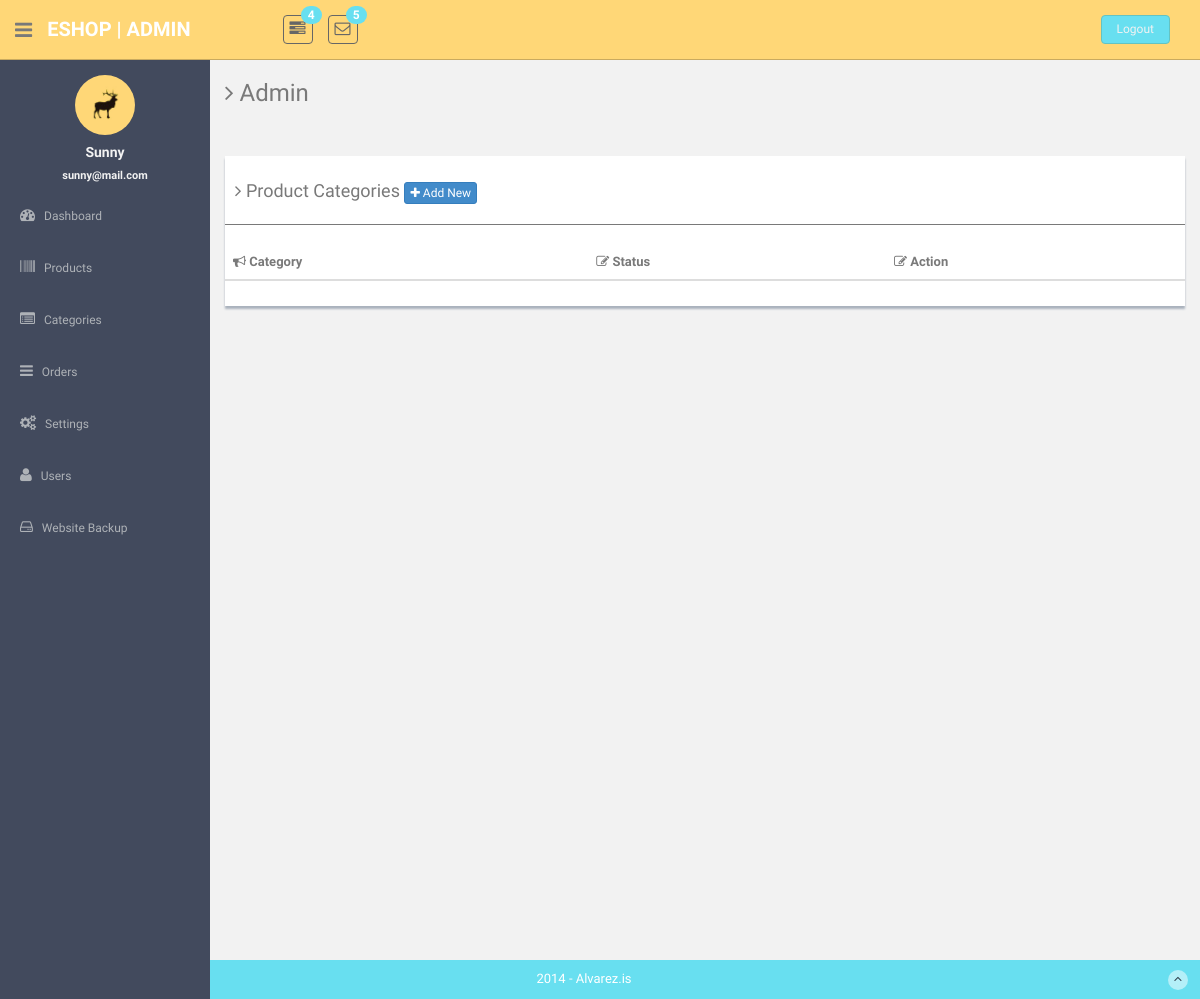
Page /admin/categories (signed in) on the earlier database version.
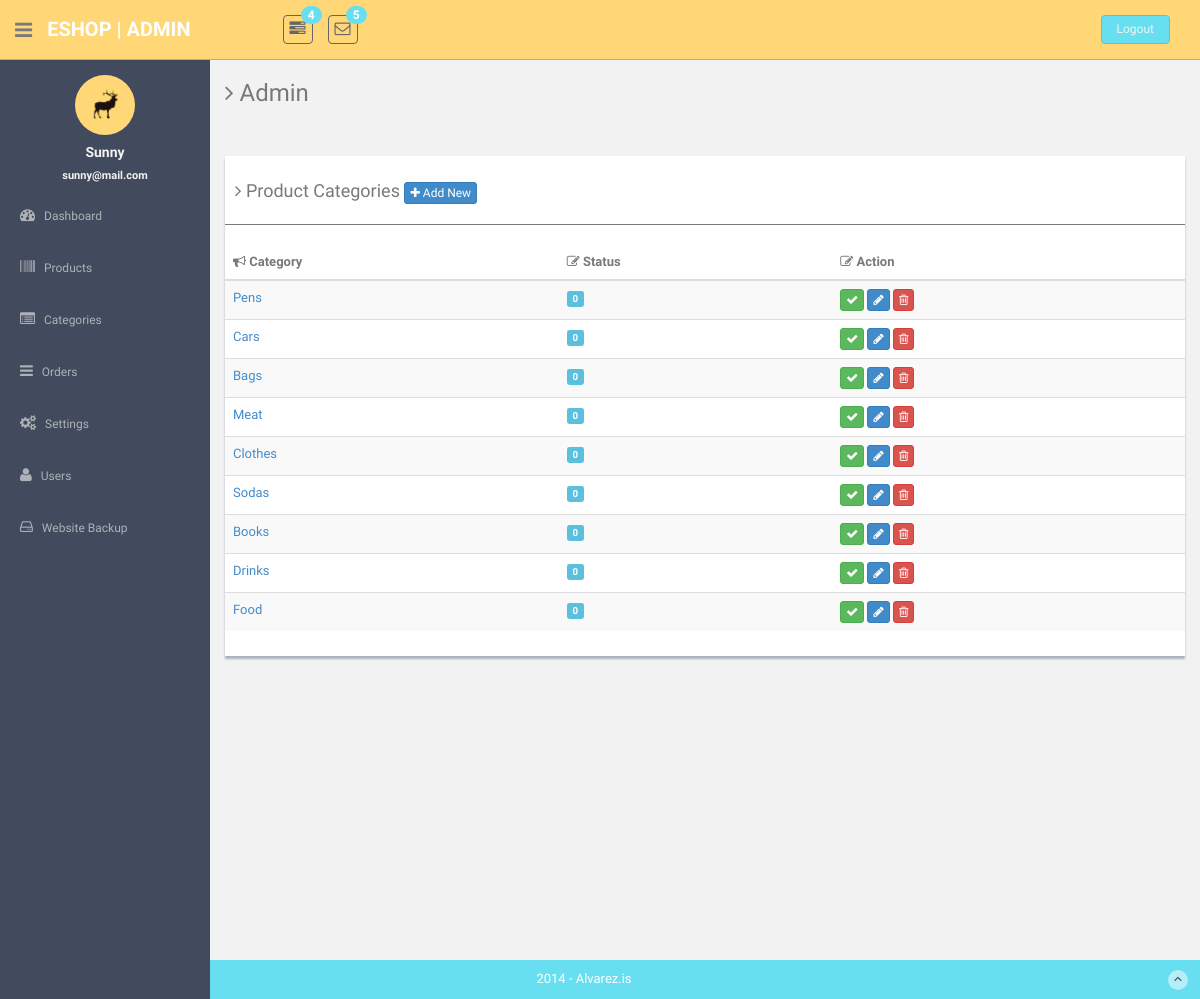
Same page on the later database version.
### tables this page shows
CREATE TABLE `users` (
  `id` bigint(20) NOT NULL,
  `url_address` varchar(60) NOT NULL,
  `name` varchar(100) NOT NULL,
  `email` varchar(100) NOT NULL,
  `password` varchar(64) NOT NULL,
  `date` datetime NOT NULL,
  `rank` varchar(8) NOT NULL
);

CREATE TABLE `categories` (
  `id` int(11) NOT NULL,
  `category` varchar(30) NOT NULL,
  `disabled` tinyint(1) NOT NULL DEFAULT 0
);

### app/controllers/admin.php (called while the page is built, shortened)
<?php
class Admin extends Controller
{
    public function categories()
    {
        $User = $this->load_model('User');
        $user_data = $User->check_login(true, ["admin"]);
        if (is_object($user_data)) {
            $data['user_data'] = $user_data;
        }
        $DB = Database::newInstance();
        $categories = $DB->read("select * from categories order by id desc");
        $category = $this->load_model("Category");
        $tbl_rows = $category->make_table($categories);
        if (is_array($categories)) {
            $data['tbl_rows'] = $tbl_rows;
        }
        $data['page_title'] = "Admin";
        $this->view("admin/categories", $data);
    }
}

### app/core/app.php (called while the page is built, shortened)
<?php
class App
{
    protected $method = "index";
    public function __construct()
    {
        $url = $this->parseURL();
        if(file_exists("../app/controllers/" . strtolower($url[0]) . ".php"))
        {
            unset($url[0]);
        }
        $this->controller = new $this->controller;
        if(isset($url[1]))
        {
            $url[1] = strtolower($url[1]);
            if(method_exists($this->controller, $url[1]))
            {
                $this->method = $url[1];
                unset($url[1]);
            }
        }
        $this->params = (count($url) > 0) ? $url : ["home"];
        call_user_func_array([$this->controller, $this->method], $this->params);
    }
    private function parseURL()
    {
        $url = isset($_GET['url']) ? $_GET['url'] : "home";
        return explode("/", filter_var(trim($url, "/"), FILTER_SANITIZE_URL));
    }
}

### public/index.php (called while the page is built, shortened)
<?php
$app = new App();

### app/core/database.php (called while the page is built, shortened)
<?php
class Database
{
    public static $con;
    public function __construct()
    {
        try {
            $string = DB_TYPE . ":host=" . DB_HOST . ";dbname=" . DB_NAME;
            self::$con = new PDO($string, DB_USER, DB_PASS);
        } catch (PDOException $e) {
            die($e->getMessage());
        }
    }
    public function read($query, $data = array())
    {
        $stm = self::$con->prepare($query);
        $result = $stm->execute($data);
        if ($result) {
            $data = $stm->fetchAll(PDO::FETCH_OBJ);
            if (is_array($data) && count($data) > 0) {
                return $data;
            }
        }
        return false;
    }
}

### app/models/user.class.php (called while the page is built, shortened)
<?php
class User
{
    public function check_login($redirect = false, $allowed = array())
    {
        $db = Database::getInstance();
        if (count($allowed) > 0) {
            $arr['url'] = $_SESSION['user_url'];
            $query = "select * from users where url_address = :url limit 1";
            $result = $db->read($query, $arr);
            if (is_array($result)) {
                $result = $result[0];
                if (in_array($result->rank, $allowed)) {
                    return $result;
                }
            }
            die;
        }
        return false;
    }
}

### app/models/category.class.php (the view, shortened to what this page needs)
<?php
class Category
{
    public function make_table($cats)
    {
        $result = "";
        if (is_array($cats)) {
            foreach ($cats as $cat_row) {
                $result .= "<tr>";
                $result .= '
                    <td><a href="basic_table.html#">' . $cat_row->category . '</a></td>
                    <td><span class="label label-info label-mini">' . $cat_row->disabled . '</span></td>
                    <td>
                        <button class="btn btn-success btn-xs"><i class="fa fa-check"></i></button>
                        <button class="btn btn-primary btn-xs"><i class="fa fa-pencil"></i></button>
                        <button class="btn btn-danger btn-xs"><i class="fa fa-trash-o "></i></button>
                    </td>
                ';
                $result .= "</tr>";
            }
        }
        return $result;
    }
}

### app/core/controller.php (shortened to what this page needs)
<?php
class Controller
{
    public function view($path, $data = [])
    {
        if (file_exists("../app/views/" . THEME . $path . ".php")) {
            include "../app/views/" . THEME . $path . ".php";
        } else {
            include "../app/views/" . THEME . "404.php";
        }
    }
}

### app/views/eshop/admin/header.php (shortened to what this page needs)
<!DOCTYPE html>
<html lang="en">
<head>
    <link href="<?= ASSETS . THEME ?>admin/css/bootstrap.css" rel="stylesheet">
    <link href="<?= ASSETS . THEME ?>admin/font-awesome/css/font-awesome.css" rel="stylesheet" />
    <link href="<?= ASSETS . THEME ?>admin/css/style.css" rel="stylesheet">
    <link href="<?= ASSETS . THEME ?>admin/css/style-responsive.css" rel="stylesheet">
</head>
<body>
    <section id="container">
        <header class="header black-bg">
            <div class="sidebar-toggle-box">
                <div class="fa fa-bars tooltips" data-placement="right" data-original-title="Toggle Navigation"></div>
            </div>
            <a href="<?= ROOT ?>admin" class="logo"><b>eSHOP | ADMIN</b></a>
            <div class="nav notify-row" id="top_menu">
                <ul class="nav top-menu">
                    <li class="dropdown">
                        <a data-toggle="dropdown" class="dropdown-toggle" href="index.html#">
                            <i class="fa fa-tasks"></i>
                            <span class="badge bg-theme">4</span>
                        </a>
                    </li>
                    <li id="header_inbox_bar" class="dropdown">
                        <a data-toggle="dropdown" class="dropdown-toggle" href="index.html#">
                            <i class="fa fa-envelope-o"></i>
                            <span class="badge bg-theme">5</span>
                        </a>
                    </li>
                </ul>
            </div>
            <div class="top-menu">
                <ul class="nav pull-right top-menu">
                    <li><a class="logout" href="<?= ROOT ?>logout">Logout</a></li>
                </ul>
            </div>
        </header>

### app/views/eshop/admin/sidebar.php (shortened to what this page needs)
<aside>
    <div id="sidebar" class="nav-collapse ">
        <ul class="sidebar-menu" id="nav-accordion">
            <p class="centered"><a href="profile.html"><img src="<?= ASSETS . THEME ?>admin/img/ui-sam.jpg" class="img-circle" width="60"></a></p>
            <h5 class="centered"><?= $data['user_data']->name; ?></h5>
            <h5 class="centered" style="font-size: 11px;"><?= $data['user_data']->email; ?></h5>
            <li class="sub-menu">
                <a href="javascript:;">
                    <i class="fa fa-dashboard"></i>
                    <span>Dashboard</span>
                </a>
            </li>
            <li class="sub-menu">
                <a href="<?= ROOT ?>admin/products">
                    <i class="fa fa-barcode"></i>
                    <span>Products</span>
                </a>
            </li>
            <li class="sub-menu">
                <a href="<?= ROOT ?>admin/categories">
                    <i class="fa fa-list-alt"></i>
                    <span>Categories</span>
                </a>
            </li>
            <li class="sub-menu">
                <a href="<?= ROOT ?>admin/orders">
                    <i class="fa fa-reorder"></i>
                    <span>Orders</span>
                </a>
            </li>
            <li class="sub-menu">
                <a href="<?= ROOT ?>admin/settings">
                    <i class="fa fa-cogs"></i>
                    <span>Settings</span>
                </a>
            </li>
            <li class="sub-menu">
                <a href="<?= ROOT ?>admin/users">
                    <i class="fa fa-user"></i>
                    <span>Users</span>
                </a>
            </li>
            <li class="sub-menu">
                <a href="<?= ROOT ?>admin/backup">
                    <i class="fa fa-hdd-o"></i>
                    <span>Website Backup</span>
                </a>
            </li>
        </ul>
    </div>
</aside>
<section id="main-content">
    <section class="wrapper site-min-height">
        <h3><i class="fa fa-angle-right"></i><?= ' ' . $data['page_title'] ?></h3>
        <div class="row mt">
            <div class="col-lg-12">

### app/views/eshop/admin/categories.php (shortened to what this page needs)
<?php $this->view("admin/header", $data); ?>
<?php $this->view("admin/sidebar", $data); ?>
<div class="row mt">
    <div class="col-md-12">
        <div class="content-panel">
            <table class="table table-striped table-advance table-hover">
                <h4><i class="fa fa-angle-right"></i> Product Categories <button class="btn btn-primary btn-xs" onclick="show_add_new(event)"><i class="fa fa-plus"></i> Add New</button></h4>
                <hr>
                <thead>
                    <tr>
                        <th><i class="fa fa-bullhorn"></i> Category</th>
                        <th><i class=" fa fa-edit"></i> Status</th>
                        <th><i class=" fa fa-edit"></i> Action</th>
                    </tr>
                </thead>
                <tbody id="table_body">
                    <?php
                    echo $data['tbl_rows'];
                    ?>
                </tbody>
            </table>
        </div>
    </div>
</div>
<?php $this->view("admin/footer", $data); ?>

### app/views/eshop/admin/footer.php (shortened to what this page needs)
</div>
</div>
</section>
</section>
<footer class="site-footer">
    <div class="text-center">
        2014 - Alvarez.is
        <a href="blank.html#" class="go-top">
            <i class="fa fa-angle-up"></i>
        </a>
    </div>
</footer>
</section>
</body>
</html>

### public/assets/eshop/admin/css/style.css (style rules this page uses)
body { color: #797979; background: #f2f2f2; font-family: 'Ruda', sans-serif; padding: 0px !important; margin: 0px !important; font-size:13px; }
ul li { list-style: none; }
a, a:hover, a:focus { text-decoration: none; outline: none; }
#container { width: 100%; height: 100%; }
.bg-theme { background-color: #68dff0; }
hr { margin-top: 20px; margin-bottom: 20px; border: 0; border-top: 1px solid #797979; }
.centered { text-align: center; }
.mt { margin-top: 25px; }
ul.top-menu > li > .logout { color: #f2f2f2; font-size: 12px; border-radius: 4px; -webkit-border-radius: 4px; border: 1px solid #64c3c2 !important; padding: 5px 15px; margin-right: 15px; background: #68dff0; margin-top: 15px; }
#sidebar { width: 210px; height: 100%; position: fixed; background: #424a5d; }
#sidebar h5 { color: #f2f2f2; font-weight: 700; }
#sidebar ul li { position: relative; }
ul.sidebar-menu , ul.sidebar-menu li ul.sub { margin: -2px 0 0; padding: 0; }
ul.sidebar-menu { margin-top: 75px; }
ul.sidebar-menu li { margin-bottom: 5px; margin-left:10px; margin-right:10px; }
ul.sidebar-menu li.sub-menu { line-height: 15px; }
ul.sidebar-menu li a span { display: inline-block; }
ul.sidebar-menu li a { color: #aeb2b7; text-decoration: none; display: block; padding: 15px 0 15px 10px; font-size: 12px; outline: none; -webkit-transition: all 0.3s ease; -moz-transition: all 0.3s ease; -o-transition: all 0.3s ease; -ms-transition: all 0.3s ease; transition: all 0.3s ease; }
ul.sidebar-menu li a i { font-size: 15px; padding-right: 6px; }
#main-content { margin-left: 210px; }
.header, .footer { min-height: 60px; padding: 0 15px; }
.header { position: fixed; left: 0; right: 0; z-index: 1002; }
.black-bg { background: #ffd777; border-bottom: 1px solid #c9aa5f; }
.wrapper { display: inline-block; margin-top: 60px; padding-left: 15px; padding-right: 15px; padding-bottom: 15px; padding-top: 0px; width: 100%; }
a.logo { font-size: 20px; color: #ffffff; float: left; margin-top: 15px; text-transform: uppercase; }
a.logo b { font-weight: 900; }
#top_menu .nav > li, ul.top-menu > li { float: left; }
.notify-row { float: left; margin-top: 15px; margin-left: 92px; }
ul.top-menu > li > a { color: #666666; font-size: 16px; border-radius: 4px; -webkit-border-radius: 4px; border:1px solid #666666 !important; padding: 2px 6px; margin-right: 15px; }
.notify-row .badge { position: absolute; right: -10px; top: -10px; z-index: 100; }
.sidebar-toggle-box { float: left; padding-right: 15px; margin-top: 20px; }
.sidebar-toggle-box .fa-bars { cursor: pointer; display: inline-block; font-size: 20px; }
.content-panel { background: #ffffff; box-shadow: 0px 3px 2px #aab2bd; padding-top: 15px; padding-bottom: 5px; }
.content-panel h4 { margin-left: 10px; }
.site-footer { background: #68dff0; color: #fff; padding: 10px 0; }
.go-top { margin-right: 1%; float: right; background: rgba(255,255,255,.5); width: 20px; height: 20px; border-radius: 50%; -webkit-border-radius: 50%; }
.go-top i { color: #2A3542; }
.site-min-height { min-height: 900px; }

Differences in the rows shown:
added categories: category "Pens", disabled "0"
added categories: category "Cars", disabled "0"
added categories: category "Bags", disabled "0"
added categories: category "Meat", disabled "0"
added categories: category "Clothes", disabled "0"
added categories: category "Sodas", disabled "0"
added categories: category "Books", disabled "0"
added categories: category "Drinks", disabled "0"
added categories: category "Food", disabled "0"
